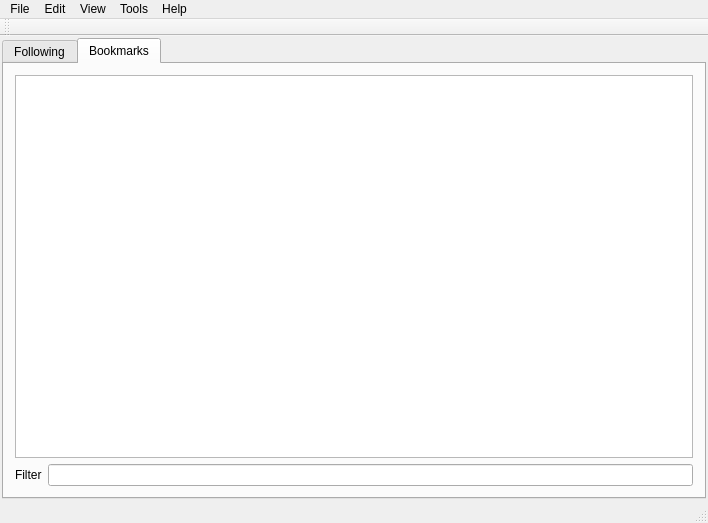
<?xml version="1.0" encoding="UTF-8"?>
<ui version="4.0">
 <class>tpMainWindow</class>
 <widget class="QMainWindow" name="tpMainWindow">
  <property name="geometry">
   <rect>
    <x>0</x>
    <y>0</y>
    <width>708</width>
    <height>523</height>
   </rect>
  </property>
  <property name="sizePolicy">
   <sizepolicy hsizetype="MinimumExpanding" vsizetype="Preferred">
    <horstretch>0</horstretch>
    <verstretch>0</verstretch>
   </sizepolicy>
  </property>
  <property name="minimumSize">
   <size>
    <width>600</width>
    <height>0</height>
   </size>
  </property>
  <property name="windowTitle">
   <string>agtv</string>
  </property>
  <property name="windowIcon">
   <iconset resource="agtv.qrc">
    <normaloff>:/images/agtv_32.png</normaloff>:/images/agtv_32.png</iconset>
  </property>
  <property name="autoFillBackground">
   <bool>false</bool>
  </property>
  <property name="styleSheet">
   <string notr="true">background-image: url(:/images/bg.png);</string>
  </property>
  <widget class="QWidget" name="centralWidget">
   <property name="styleSheet">
    <string notr="true"/>
   </property>
   <layout class="QVBoxLayout" name="verticalLayout">
    <property name="spacing">
     <number>4</number>
    </property>
    <property name="leftMargin">
     <number>2</number>
    </property>
    <property name="topMargin">
     <number>2</number>
    </property>
    <property name="rightMargin">
     <number>2</number>
    </property>
    <property name="bottomMargin">
     <number>2</number>
    </property>
    <item>
     <layout class="QHBoxLayout" name="horizontalLayout_5">
      <item>
       <widget class="QTabWidget" name="tabWidget">
        <property name="currentIndex">
         <number>1</number>
        </property>
        <widget class="QWidget" name="tab">
         <attribute name="title">
          <string>Following</string>
         </attribute>
         <layout class="QVBoxLayout" name="verticalLayout_2">
          <item>
           <widget class="QTableView" name="tableView">
            <property name="contextMenuPolicy">
             <enum>Qt::CustomContextMenu</enum>
            </property>
            <property name="autoFillBackground">
             <bool>false</bool>
            </property>
            <property name="styleSheet">
             <string notr="true">background-image: url(:/images/bg2.png);</string>
            </property>
            <property name="autoScroll">
             <bool>false</bool>
            </property>
            <property name="editTriggers">
             <set>QAbstractItemView::NoEditTriggers</set>
            </property>
            <property name="alternatingRowColors">
             <bool>true</bool>
            </property>
            <property name="selectionMode">
             <enum>QAbstractItemView::SingleSelection</enum>
            </property>
            <property name="selectionBehavior">
             <enum>QAbstractItemView::SelectRows</enum>
            </property>
            <property name="showGrid">
             <bool>false</bool>
            </property>
            <property name="gridStyle">
             <enum>Qt::NoPen</enum>
            </property>
            <property name="sortingEnabled">
             <bool>true</bool>
            </property>
            <attribute name="horizontalHeaderCascadingSectionResizes">
             <bool>false</bool>
            </attribute>
            <attribute name="horizontalHeaderMinimumSectionSize">
             <number>120</number>
            </attribute>
            <attribute name="horizontalHeaderStretchLastSection">
             <bool>true</bool>
            </attribute>
            <attribute name="verticalHeaderVisible">
             <bool>false</bool>
            </attribute>
            <attribute name="verticalHeaderDefaultSectionSize">
             <number>30</number>
            </attribute>
            <attribute name="verticalHeaderMinimumSectionSize">
             <number>30</number>
            </attribute>
           </widget>
          </item>
          <item>
           <layout class="QHBoxLayout" name="horizontalLayout_2">
            <item>
             <widget class="QLabel" name="label_2">
              <property name="text">
               <string>Filter</string>
              </property>
             </widget>
            </item>
            <item>
             <widget class="QLineEdit" name="lineEditFilter"/>
            </item>
           </layout>
          </item>
         </layout>
        </widget>
        <widget class="QWidget" name="tab_2">
         <attribute name="title">
          <string>Bookmarks</string>
         </attribute>
         <layout class="QVBoxLayout" name="verticalLayout_3">
          <item>
           <widget class="QTableView" name="tableViewBookmarks">
            <property name="contextMenuPolicy">
             <enum>Qt::CustomContextMenu</enum>
            </property>
            <property name="styleSheet">
             <string notr="true">background-image: url(:/images/bg2.png);</string>
            </property>
            <property name="autoScroll">
             <bool>false</bool>
            </property>
            <property name="editTriggers">
             <set>QAbstractItemView::NoEditTriggers</set>
            </property>
            <property name="alternatingRowColors">
             <bool>true</bool>
            </property>
            <property name="selectionMode">
             <enum>QAbstractItemView::SingleSelection</enum>
            </property>
            <property name="selectionBehavior">
             <enum>QAbstractItemView::SelectRows</enum>
            </property>
            <property name="showGrid">
             <bool>false</bool>
            </property>
            <property name="gridStyle">
             <enum>Qt::NoPen</enum>
            </property>
            <property name="sortingEnabled">
             <bool>true</bool>
            </property>
            <attribute name="horizontalHeaderVisible">
             <bool>false</bool>
            </attribute>
            <attribute name="horizontalHeaderCascadingSectionResizes">
             <bool>true</bool>
            </attribute>
            <attribute name="horizontalHeaderMinimumSectionSize">
             <number>120</number>
            </attribute>
            <attribute name="horizontalHeaderShowSortIndicator" stdset="0">
             <bool>true</bool>
            </attribute>
            <attribute name="horizontalHeaderStretchLastSection">
             <bool>true</bool>
            </attribute>
            <attribute name="verticalHeaderVisible">
             <bool>false</bool>
            </attribute>
            <attribute name="verticalHeaderDefaultSectionSize">
             <number>30</number>
            </attribute>
            <attribute name="verticalHeaderMinimumSectionSize">
             <number>30</number>
            </attribute>
           </widget>
          </item>
          <item>
           <layout class="QHBoxLayout" name="horizontalLayout">
            <item>
             <widget class="QLabel" name="label">
              <property name="text">
               <string>Filter</string>
              </property>
             </widget>
            </item>
            <item>
             <widget class="QLineEdit" name="lineEditFilterBookmark"/>
            </item>
           </layout>
          </item>
         </layout>
        </widget>
       </widget>
      </item>
     </layout>
    </item>
   </layout>
  </widget>
  <widget class="QMenuBar" name="menuBar">
   <property name="geometry">
    <rect>
     <x>0</x>
     <y>0</y>
     <width>708</width>
     <height>31</height>
    </rect>
   </property>
   <widget class="QMenu" name="menuFile">
    <property name="title">
     <string>File</string>
    </property>
    <addaction name="actionSetup_Twitch_Auth"/>
    <addaction name="separator"/>
    <addaction name="actionQuit"/>
   </widget>
   <widget class="QMenu" name="menuTools">
    <property name="title">
     <string>Tools</string>
    </property>
    <addaction name="actionTwitch_Browser"/>
    <addaction name="actionHexChat"/>
    <addaction name="actionLogfile"/>
    <addaction name="separator"/>
    <addaction name="actionPositioner"/>
    <addaction name="separator"/>
    <addaction name="actionOptions"/>
    <addaction name="separator"/>
   </widget>
   <widget class="QMenu" name="menuHelp">
    <property name="title">
     <string>Help</string>
    </property>
    <addaction name="separator"/>
    <addaction name="separator"/>
    <addaction name="actionCredits"/>
    <addaction name="actionAbout"/>
    <addaction name="actionAbout_Qt"/>
    <addaction name="actionReport_Bug"/>
   </widget>
   <widget class="QMenu" name="menuEdit">
    <property name="title">
     <string>Edit</string>
    </property>
    <addaction name="actionRefresh"/>
   </widget>
   <widget class="QMenu" name="menuView">
    <property name="title">
     <string>View</string>
    </property>
    <addaction name="actionShow_Offline_Streamers"/>
   </widget>
   <addaction name="menuFile"/>
   <addaction name="menuEdit"/>
   <addaction name="menuView"/>
   <addaction name="menuTools"/>
   <addaction name="menuHelp"/>
  </widget>
  <widget class="QToolBar" name="mainToolBar">
   <attribute name="toolBarArea">
    <enum>TopToolBarArea</enum>
   </attribute>
   <attribute name="toolBarBreak">
    <bool>false</bool>
   </attribute>
  </widget>
  <widget class="QStatusBar" name="statusBar"/>
  <action name="actionSetup_Twitch_Auth">
   <property name="icon">
    <iconset resource="agtv.qrc">
     <normaloff>:/images/twitch.png</normaloff>:/images/twitch.png</iconset>
   </property>
   <property name="text">
    <string>Twitch Profile</string>
   </property>
  </action>
  <action name="actionPositioner">
   <property name="text">
    <string>Positioner...</string>
   </property>
  </action>
  <action name="actionTwitch_Browser">
   <property name="icon">
    <iconset resource="agtv.qrc">
     <normaloff>:/images/twitch.png</normaloff>:/images/twitch.png</iconset>
   </property>
   <property name="text">
    <string>Twitch (Browser)</string>
   </property>
  </action>
  <action name="actionHexChat">
   <property name="icon">
    <iconset resource="agtv.qrc">
     <normaloff>:/images/hexchat.png</normaloff>:/images/hexchat.png</iconset>
   </property>
   <property name="text">
    <string>HexChat</string>
   </property>
  </action>
  <action name="actionAbout_Qt">
   <property name="text">
    <string>About Qt</string>
   </property>
  </action>
  <action name="actionAbout">
   <property name="text">
    <string>About</string>
   </property>
  </action>
  <action name="actionReport_Bug">
   <property name="text">
    <string>Report Bug...</string>
   </property>
  </action>
  <action name="actionRefresh">
   <property name="text">
    <string>Refresh</string>
   </property>
   <property name="shortcut">
    <string>F5</string>
   </property>
  </action>
  <action name="actionOptions">
   <property name="text">
    <string>Options...</string>
   </property>
  </action>
  <action name="actionQuit">
   <property name="text">
    <string>Quit</string>
   </property>
  </action>
  <action name="actionCredits">
   <property name="text">
    <string>Credits</string>
   </property>
  </action>
  <action name="actionShow_Offline_Streamers">
   <property name="checkable">
    <bool>true</bool>
   </property>
   <property name="checked">
    <bool>true</bool>
   </property>
   <property name="text">
    <string>Show Offline Streamers</string>
   </property>
  </action>
  <action name="actionSearch">
   <property name="text">
    <string>Search</string>
   </property>
  </action>
  <action name="actionLogfile">
   <property name="text">
    <string>Logfile</string>
   </property>
  </action>
 </widget>
 <layoutdefault spacing="6" margin="11"/>
 <resources>
  <include location="agtv.qrc"/>
 </resources>
 <connections/>
</ui>
